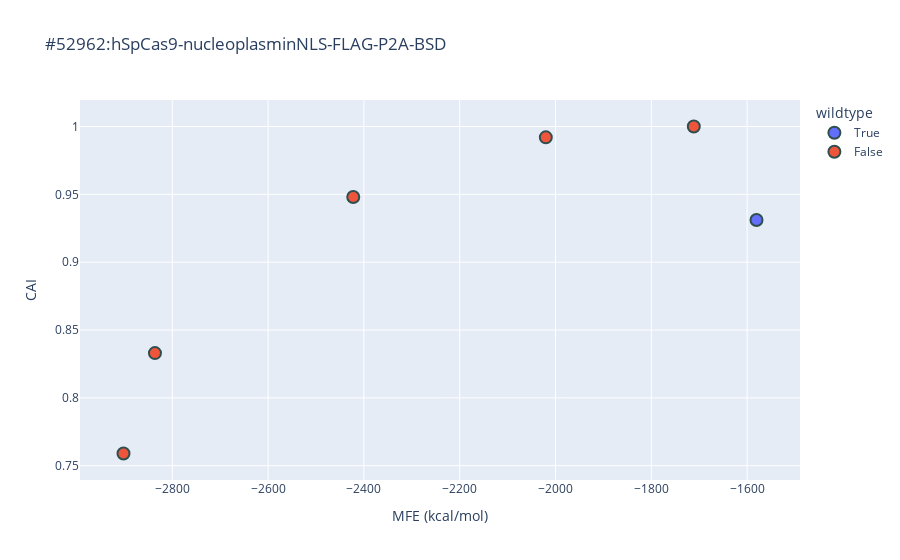
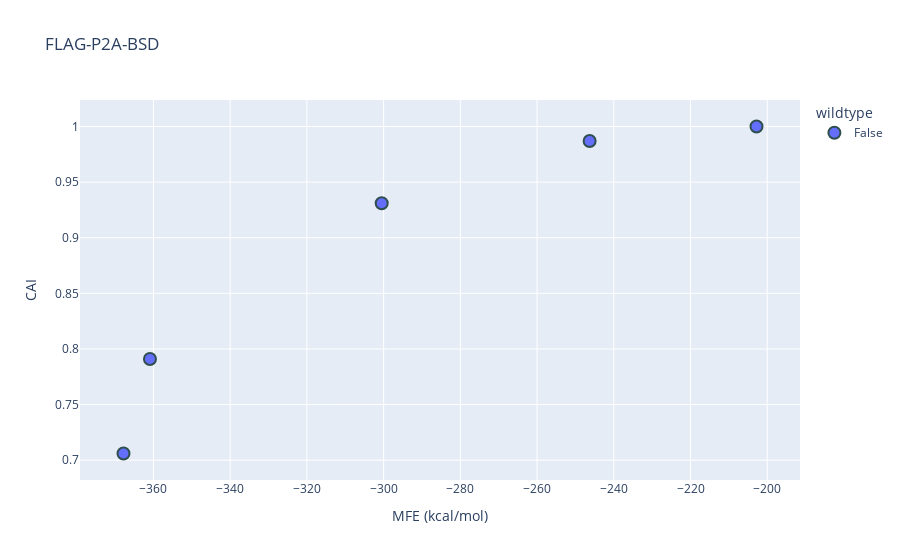
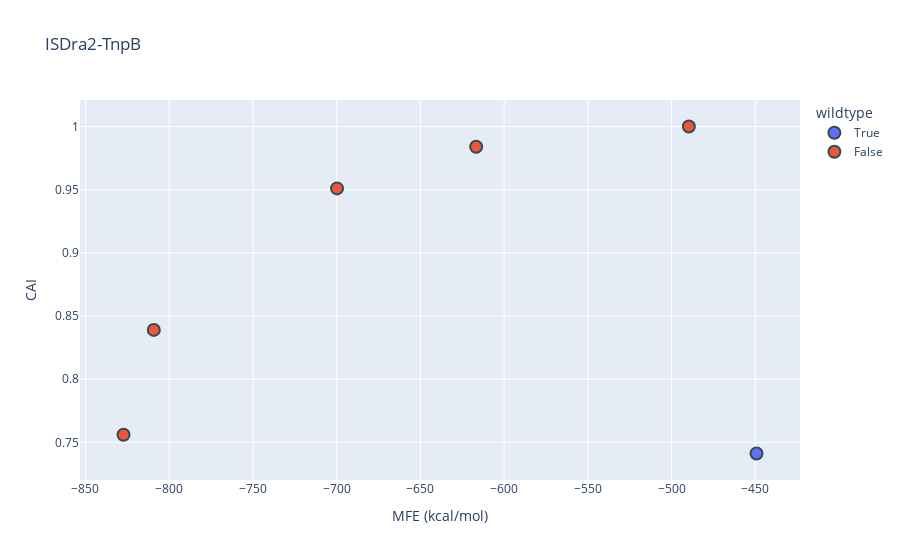
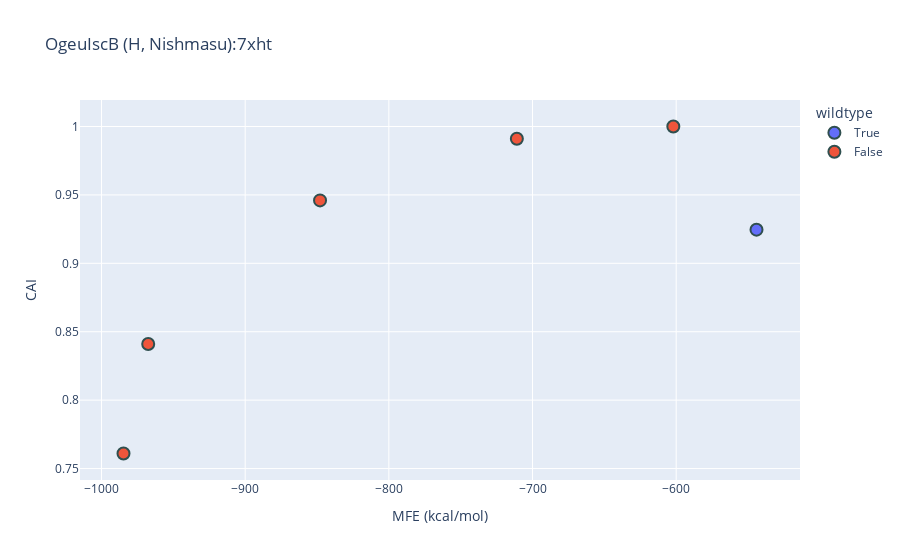

Notebook cell for these charts, in order:
### Code cell
def vis(group):
    fig = px.scatter(group, x="MFE (kcal/mol)", y="CAI", color="wildtype", hover_data=["Name", "lambda"], title=f"{group.iloc[0]['Name']}")
    fig.update_traces(marker=dict(size=12,
                              line=dict(width=2,
                                        color='DarkSlateGrey')),
                  selector=dict(mode='markers'))
    fig.show()
    fig.write_html(f"./plots/{group.iloc[0]['Name']}.html")
    fig.write_image(f"./plots/{group.iloc[0]['Name']}.png")

for name, group in protein_group:
    vis(group)

### Figure 1 — Plotly figure (JSON) as saved in the notebook; plotly's stock layout.template omitted (floating-point values rounded to 4 significant figures)
{"data": [{"customdata": [["#52962:hSpCas9-nucleoplasminNLS-FLAG-P2A-BSD", null]], "hovertemplate": "wildtype=True<br>MFE (kcal/mol)=%{x}<br>CAI=%{y}<br>Name=%{customdata[0]}<br>lambda=%{customdata[1]}<extra></extra>", "legendgroup": "True", "marker": {"color": "#636efa", "line": {"color": "DarkSlateGrey", "width": 2}, "size": 12, "symbol": "circle"}, "mode": "markers", "name": "True", "orientation": "v", "showlegend": true, "type": "scatter", "x": [-1580.0], "xaxis": "x", "y": [0.9311], "yaxis": "y"}, {"customdata": [["#52962:hSpCas9-nucleoplasminNLS-FLAG-P2A-BSD", 0], ["#52962:hSpCas9-nucleoplasminNLS-FLAG-P2A-BSD", 1], ["#52962:hSpCas9-nucleoplasminNLS-FLAG-P2A-BSD", 4], ["#52962:hSpCas9-nucleoplasminNLS-FLAG-P2A-BSD", 10], ["#52962:hSpCas9-nucleoplasminNLS-FLAG-P2A-BSD", 1000]], "hovertemplate": "wildtype=False<br>MFE (kcal/mol)=%{x}<br>CAI=%{y}<br>Name=%{customdata[0]}<br>lambda=%{customdata[1]}<extra></extra>", "legendgroup": "False", "marker": {"color": "#EF553B", "line": {"color": "DarkSlateGrey", "width": 2}, "size": 12, "symbol": "circle"}, "mode": "markers", "name": "False", "orientation": "v", "showlegend": true, "type": "scatter", "x": [-2902.0, -2836.0, -2422.0, -2020.0, -1711.0], "xaxis": "x", "y": [0.759, 0.833, 0.948, 0.992, 1], "yaxis": "y"}], "layout": {"legend": {"title": {"text": "wildtype"}, "tracegroupgap": 0}, "title": {"text": "#52962:hSpCas9-nucleoplasminNLS-FLAG-P2A-BSD"}, "xaxis": {"anchor": "y", "domain": [0, 1], "title": {"text": "MFE (kcal/mol)"}}, "yaxis": {"anchor": "x", "domain": [0, 1], "title": {"text": "CAI"}}}}

### Figure 2 — Plotly figure (JSON) as saved in the notebook; plotly's stock layout.template omitted (floating-point values rounded to 4 significant figures)
{"data": [{"customdata": [["FLAG-P2A-BSD", 0], ["FLAG-P2A-BSD", 1], ["FLAG-P2A-BSD", 4], ["FLAG-P2A-BSD", 10], ["FLAG-P2A-BSD", 1000]], "hovertemplate": "wildtype=False<br>MFE (kcal/mol)=%{x}<br>CAI=%{y}<br>Name=%{customdata[0]}<br>lambda=%{customdata[1]}<extra></extra>", "legendgroup": "False", "marker": {"color": "#636efa", "line": {"color": "DarkSlateGrey", "width": 2}, "size": 12, "symbol": "circle"}, "mode": "markers", "name": "False", "orientation": "v", "showlegend": true, "type": "scatter", "x": [-367.8, -360.9, -300.5, -246.3, -202.8], "xaxis": "x", "y": [0.706, 0.791, 0.931, 0.987, 1], "yaxis": "y"}], "layout": {"legend": {"title": {"text": "wildtype"}, "tracegroupgap": 0}, "title": {"text": "FLAG-P2A-BSD"}, "xaxis": {"anchor": "y", "domain": [0, 1], "title": {"text": "MFE (kcal/mol)"}}, "yaxis": {"anchor": "x", "domain": [0, 1], "title": {"text": "CAI"}}}}

### Figure 3 — Plotly figure (JSON) as saved in the notebook; plotly's stock layout.template omitted (floating-point values rounded to 4 significant figures)
{"data": [{"customdata": [["ISDra2-TnpB", null]], "hovertemplate": "wildtype=True<br>MFE (kcal/mol)=%{x}<br>CAI=%{y}<br>Name=%{customdata[0]}<br>lambda=%{customdata[1]}<extra></extra>", "legendgroup": "True", "marker": {"color": "#636efa", "line": {"color": "DarkSlateGrey", "width": 2}, "size": 12, "symbol": "circle"}, "mode": "markers", "name": "True", "orientation": "v", "showlegend": true, "type": "scatter", "x": [-449.3], "xaxis": "x", "y": [0.7412], "yaxis": "y"}, {"customdata": [["ISDra2-TnpB", 0], ["ISDra2-TnpB", 1], ["ISDra2-TnpB", 4], ["ISDra2-TnpB", 10], ["ISDra2-TnpB", 1000]], "hovertemplate": "wildtype=False<br>MFE (kcal/mol)=%{x}<br>CAI=%{y}<br>Name=%{customdata[0]}<br>lambda=%{customdata[1]}<extra></extra>", "legendgroup": "False", "marker": {"color": "#EF553B", "line": {"color": "DarkSlateGrey", "width": 2}, "size": 12, "symbol": "circle"}, "mode": "markers", "name": "False", "orientation": "v", "showlegend": true, "type": "scatter", "x": [-827.3, -809.2, -699.8, -616.7, -489.7], "xaxis": "x", "y": [0.756, 0.839, 0.951, 0.984, 1], "yaxis": "y"}], "layout": {"legend": {"title": {"text": "wildtype"}, "tracegroupgap": 0}, "title": {"text": "ISDra2-TnpB"}, "xaxis": {"anchor": "y", "domain": [0, 1], "title": {"text": "MFE (kcal/mol)"}}, "yaxis": {"anchor": "x", "domain": [0, 1], "title": {"text": "CAI"}}}}

### Figure 4 — Plotly figure (JSON) as saved in the notebook; plotly's stock layout.template omitted (floating-point values rounded to 4 significant figures)
{"data": [{"customdata": [["OgeuIscB (H, Nishmasu):7xht", null]], "hovertemplate": "wildtype=True<br>MFE (kcal/mol)=%{x}<br>CAI=%{y}<br>Name=%{customdata[0]}<br>lambda=%{customdata[1]}<extra></extra>", "legendgroup": "True", "marker": {"color": "#636efa", "line": {"color": "DarkSlateGrey", "width": 2}, "size": 12, "symbol": "circle"}, "mode": "markers", "name": "True", "orientation": "v", "showlegend": true, "type": "scatter", "x": [-544.1], "xaxis": "x", "y": [0.9246], "yaxis": "y"}, {"customdata": [["OgeuIscB (H, Nishmasu):7xht", 0], ["OgeuIscB (H, Nishmasu):7xht", 1], ["OgeuIscB (H, Nishmasu):7xht", 4], ["OgeuIscB (H, Nishmasu):7xht", 10], ["OgeuIscB (H, Nishmasu):7xht", 1000]], "hovertemplate": "wildtype=False<br>MFE (kcal/mol)=%{x}<br>CAI=%{y}<br>Name=%{customdata[0]}<br>lambda=%{customdata[1]}<extra></extra>", "legendgroup": "False", "marker": {"color": "#EF553B", "line": {"color": "DarkSlateGrey", "width": 2}, "size": 12, "symbol": "circle"}, "mode": "markers", "name": "False", "orientation": "v", "showlegend": true, "type": "scatter", "x": [-984.7, -967.5, -847.9, -710.9, -602], "xaxis": "x", "y": [0.761, 0.841, 0.946, 0.991, 1], "yaxis": "y"}], "layout": {"legend": {"title": {"text": "wildtype"}, "tracegroupgap": 0}, "title": {"text": "OgeuIscB (H, Nishmasu):7xht"}, "xaxis": {"anchor": "y", "domain": [0, 1], "title": {"text": "MFE (kcal/mol)"}}, "yaxis": {"anchor": "x", "domain": [0, 1], "title": {"text": "CAI"}}}}
